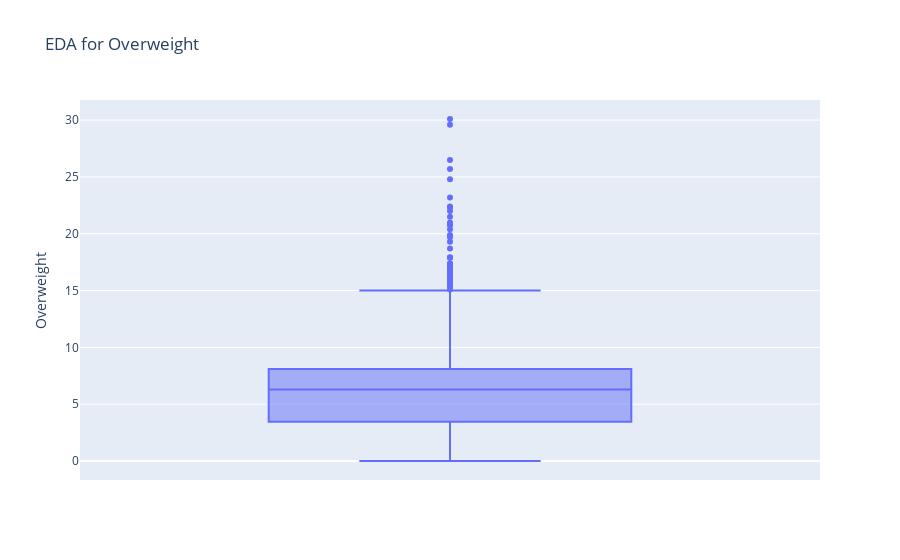

The code cell stored with this chart in its notebook:
### Code cell
fig3= px.box(data, y=data['Overweight'] ,title="EDA for Overweight")
fig3.show()

### Figure 1 — Plotly figure (JSON) as saved in the notebook; plotly's stock layout.template omitted (floating-point values rounded to 4 significant figures; data arrays with more than 128 entries replaced by an {"elided": "..."} marker saying what was removed)
{"data": [{"alignmentgroup": "True", "hovertemplate": "Overweight=%{y}<extra></extra>", "legendgroup": "", "marker": {"color": "#636efa"}, "name": "", "notched": false, "offsetgroup": "", "orientation": "v", "showlegend": false, "type": "box", "x0": " ", "xaxis": "x", "y": {"elided": "924 float values"}, "y0": " ", "yaxis": "y"}], "layout": {"boxmode": "group", "legend": {"tracegroupgap": 0}, "title": {"text": "EDA for Overweight"}, "xaxis": {"anchor": "y", "domain": [0, 1]}, "yaxis": {"anchor": "x", "domain": [0, 1], "title": {"text": "Overweight"}}}}
